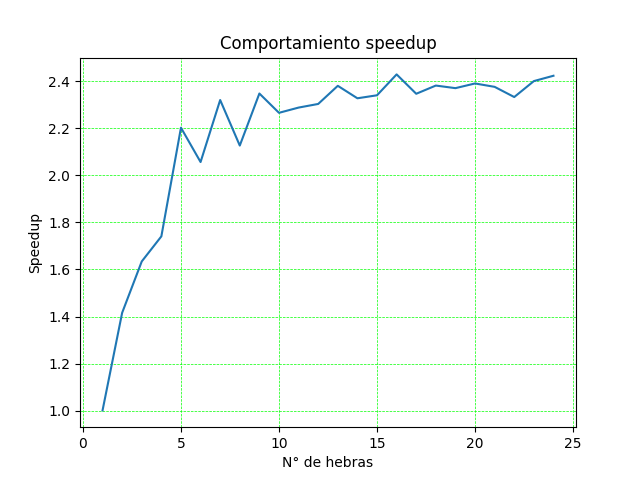

Write the Python code that produced this figure.
import numpy as np
from matplotlib import pyplot as plt

t_p = [5.118,3.619,3.136,2.944,2.327,2.492,2.209,2.410,2.183,2.262,2.240,2.225,2.153,2.202,2.190,2.110,2.184,2.152,2.162,2.144,2.157,2.197,2.135,2.115]
t_s = 5.124
speedup = []
x = []
for i in range(0,24):
    x = np.append(x,i+1)
    speedup = np.append(speedup,t_s/t_p[i])
    print(x[i])
plt.xlabel("N° de hebras")
plt.ylabel("Speedup")
plt.title("Comportamiento speedup")
plt.plot(x,speedup)
plt.grid(color = 'lime',linestyle='--',linewidth=0.5)
plt.show()
